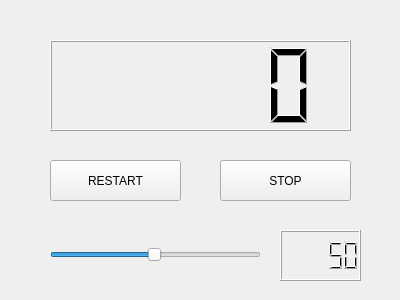
<?xml version="1.0" encoding="UTF-8"?>
<ui version="4.0">
 <class>Counter</class>
 <widget class="QWidget" name="Counter">
  <property name="geometry">
   <rect>
    <x>0</x>
    <y>0</y>
    <width>400</width>
    <height>300</height>
   </rect>
  </property>
  <property name="windowTitle">
   <string>Counter</string>
  </property>
  <widget class="QPushButton" name="button">
   <property name="geometry">
    <rect>
     <x>220</x>
     <y>160</y>
     <width>131</width>
     <height>41</height>
    </rect>
   </property>
   <property name="text">
    <string>STOP</string>
   </property>
  </widget>
  <widget class="QLCDNumber" name="lcdNumber">
   <property name="geometry">
    <rect>
     <x>50</x>
     <y>40</y>
     <width>301</width>
     <height>91</height>
    </rect>
   </property>
  </widget>
  <widget class="QPushButton" name="restart">
   <property name="geometry">
    <rect>
     <x>50</x>
     <y>160</y>
     <width>131</width>
     <height>41</height>
    </rect>
   </property>
   <property name="text">
    <string>RESTART</string>
   </property>
  </widget>
  <widget class="QSlider" name="horizontalSlider">
   <property name="geometry">
    <rect>
     <x>50</x>
     <y>240</y>
     <width>211</width>
     <height>29</height>
    </rect>
   </property>
   <property name="minimum">
    <number>1</number>
   </property>
   <property name="maximum">
    <number>100</number>
   </property>
   <property name="sliderPosition">
    <number>50</number>
   </property>
   <property name="orientation">
    <enum>Qt::Horizontal</enum>
   </property>
  </widget>
  <widget class="QLCDNumber" name="lcdNumber_2">
   <property name="geometry">
    <rect>
     <x>280</x>
     <y>230</y>
     <width>81</width>
     <height>51</height>
    </rect>
   </property>
   <property name="intValue" stdset="0">
    <number>50</number>
   </property>
  </widget>
 </widget>
 <resources/>
 <connections/>
</ui>
